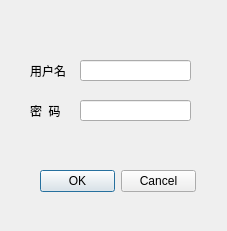
<?xml version="1.0" encoding="UTF-8"?>
<ui version="4.0">
 <class>AddUserDialog</class>
 <widget class="QDialog" name="AddUserDialog">
  <property name="geometry">
   <rect>
    <x>0</x>
    <y>0</y>
    <width>227</width>
    <height>231</height>
   </rect>
  </property>
  <property name="windowTitle">
   <string>Dialog</string>
  </property>
  <widget class="QLabel" name="label">
   <property name="geometry">
    <rect>
     <x>30</x>
     <y>60</y>
     <width>41</width>
     <height>21</height>
    </rect>
   </property>
   <property name="text">
    <string>用户名</string>
   </property>
  </widget>
  <widget class="QLabel" name="label_2">
   <property name="geometry">
    <rect>
     <x>30</x>
     <y>100</y>
     <width>41</width>
     <height>21</height>
    </rect>
   </property>
   <property name="text">
    <string>密  码</string>
   </property>
  </widget>
  <widget class="QLineEdit" name="usernameEdit">
   <property name="geometry">
    <rect>
     <x>80</x>
     <y>60</y>
     <width>111</width>
     <height>21</height>
    </rect>
   </property>
  </widget>
  <widget class="QLineEdit" name="passwordEdit">
   <property name="geometry">
    <rect>
     <x>80</x>
     <y>100</y>
     <width>111</width>
     <height>21</height>
    </rect>
   </property>
   <property name="echoMode">
    <enum>QLineEdit::Password</enum>
   </property>
  </widget>
  <widget class="QDialogButtonBox" name="buttonBox">
   <property name="geometry">
    <rect>
     <x>40</x>
     <y>170</y>
     <width>156</width>
     <height>23</height>
    </rect>
   </property>
   <property name="standardButtons">
    <set>QDialogButtonBox::Cancel|QDialogButtonBox::Ok</set>
   </property>
  </widget>
 </widget>
 <resources/>
 <connections/>
</ui>
